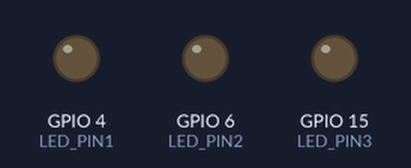
Simulated run of this program. Board: ESP32-S3. Shown: output pins drawn as LEDs (lit = HIGH).

Above: at 0.1 s.
At 0.9 s:
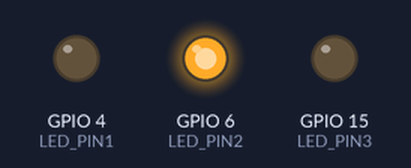
At 1.3 s:
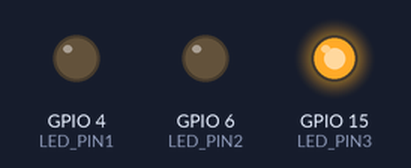
At 1.9 s:
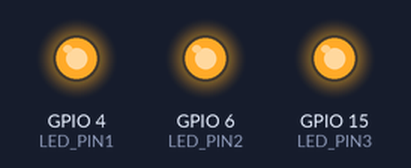
At 3.1 s:
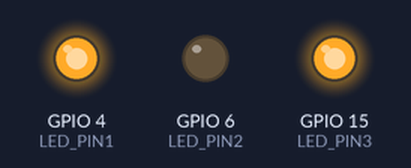
At 4.3 s:
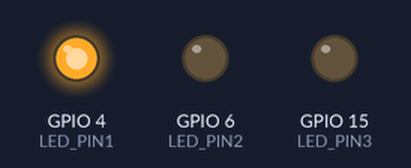
Timing chart, 0 to 4.6 s (numbered marks = the images above):
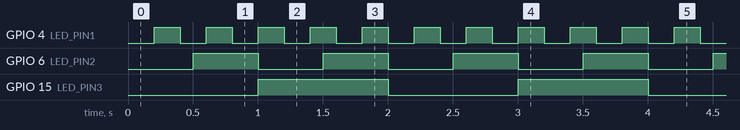

Measured:
- by itself, GPIO 4 (LED_PIN1): alternates HIGH for 0.20 s and LOW for 0.20 s
- by itself, GPIO 6 (LED_PIN2): alternates HIGH for 0.50 s and LOW for 0.50 s
- by itself, GPIO 15 (LED_PIN3): alternates HIGH for 1.0 s and LOW for 1.0 s

The program:

main.cpp
```cpp
#include <Arduino.h>

#define LED_PIN1 4 // 200
#define LED_PIN2 6 // 500
#define LED_PIN3 15 // 1000

struct LedConfig {
    const char *name;
    int pin;
    int delay;
};

static const LedConfig LEDS[] = {
    {.name="LED1", .pin = LED_PIN1, .delay = 200},
    {.name = "LED2", .pin = LED_PIN2, .delay = 500},
    {.name = "LED3", .pin = LED_PIN3, .delay = 1000}
};


void blinkLed(void *pvParams) {
    auto led = (LedConfig *)pvParams;
    bool state = false;
    while (1) {
        digitalWrite(led->pin, state);
        state = !state;
        vTaskDelay(pdMS_TO_TICKS(led->delay));
    }
}

void setup() {
    for (const LedConfig &led : LEDS) {
        pinMode(led.pin, OUTPUT);
        xTaskCreate(blinkLed, led.name, 2048, (void *)&led, 1, NULL);
    }
}

void loop() {
// write your code here
}
```
